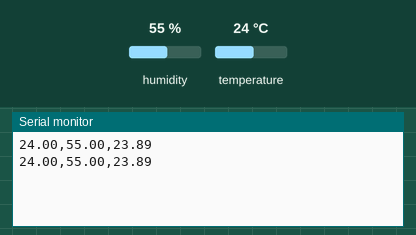
Recording of a sketch running on a simulated Arduino Uno, built with avr-gcc and run on an emulated ATmega328P. Shown: the last lines printed to the serial monitor. Inputs (shaded band) come from the test bench; at power-on: humidity 55 %, temperature 24 °C.

Above: at 2.8 s.
2.9 s: humidity set to 22 %
At 4.6 s:
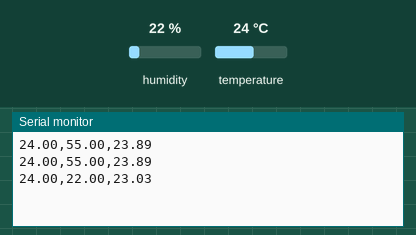
5.6 s: temperature set to 12 °C
At 7.5 s:
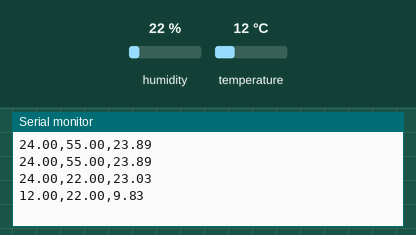
8.3 s: humidity set to 40 %
At 11.0 s:
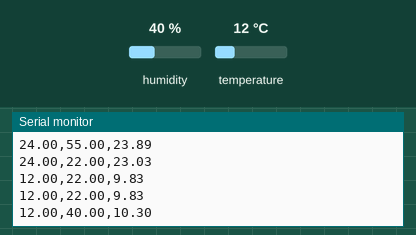
Timing chart, 0 to 12.5 s (numbered marks = the images above; inputs shaded):
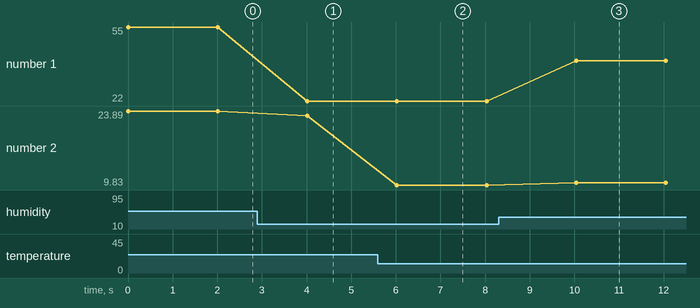

Measured:
- after the input at 2.9 s, the serial monitor: prints a new line after 1.1 s (image 1)
- after the input at 5.6 s, the serial monitor: prints a new line after 0.43 s (image 2)
- after the input at 8.3 s, the serial monitor: prints a new line after 1.7 s (image 3)
- plotted number 1: 55 → 22 after the input at 2.9 s, 22 → 40 after the input at 8.3 s
- plotted number 2: 23.89 → 23.03 after the input at 2.9 s, 23.03 → 9.83 after the input at 5.6 s, 9.83 → 10.3 after the input at 8.3 s

The sketch:

codeArduino.ino
```cpp
#include "DHT.h" //Appel de la librairie du capteur

DHT dht(2, DHT22); //Broche du capteur

void setup() {
  Serial.begin(9600);
  dht.begin(); //Mise en service du capteur
}

void loop() {
  float humidity = dht.readHumidity(); //Récupération de l'humidité
  float temperature = dht.readTemperature(); //Récupération de la température en Celsius
  float tempFahr = dht.readTemperature(true); //Récupération de la température en Fahrenheit

  if (isnan(temperature) || isnan(humidity) || isnan(tempFahr)) {
    Serial.println("Erreur du capteur DHT22"); //Si un problème survient avec le capteur
    return;
  }
  float temp_ressentie = dht.computeHeatIndex(tempFahr, humidity); //Calcul de la température ressentie

  Serial.print(temperature); //Affichage de la température
  Serial.print(",");
  Serial.print(humidity); //Affichage de l'humidité
  Serial.print(",");
  Serial.println(dht.convertFtoC(temp_ressentie)); //Conversion et affichage de la température ressentie

  delay(2000);
}
```
